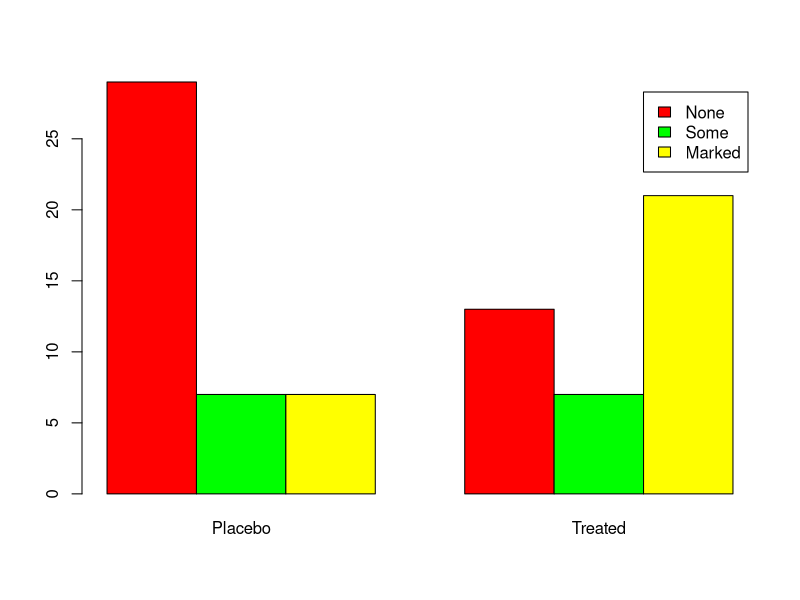
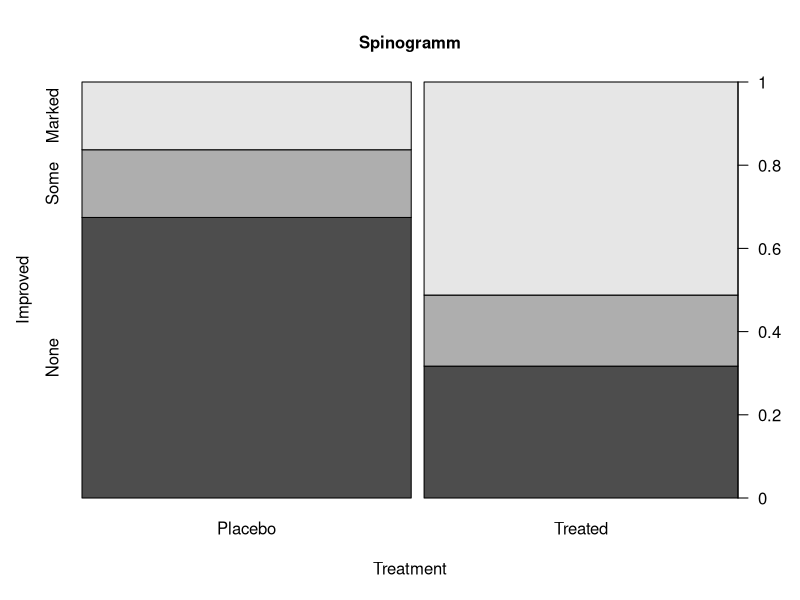
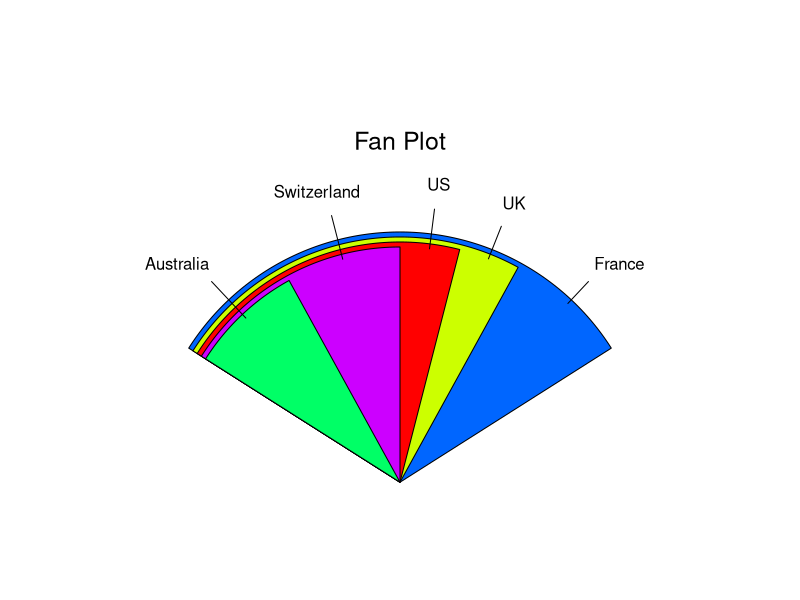

R code for these plots, in order:

# Barplots

library(vcd)

df <- table(Arthritis$Improved, Arthritis$Treatment)

# Placebo Treated
# None        29      13
# Some         7       7
# Marked       7      21

barplot(df, 
        beside = T,
        col = c("red","green","yellow"),
        legend = rownames(df))


# Spinograms

library(vcd)
attach(Arthritis)

df <- table(Treatment, Improved)
spine(df, main = "Spinogramm")

detach(Arthritis)


# Finally a Pie you can compare

library(plotrix)
slices <- c(10, 12, 4, 16, 8)
labels <- c("US", "UK", "Australia", "France", "Switzerland")

fan.plot(slices, labels = labels, main = "Fan Plot")
